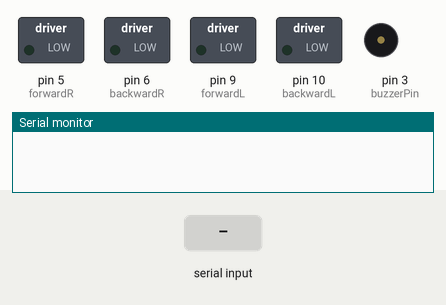
Recording of a sketch running on a simulated Arduino Uno, built with avr-gcc and run on an emulated ATmega328P. Parts: switched loads named in the sketch (green lamp = pin HIGH), buzzer (waves = sounding), the last lines printed to the serial monitor. Inputs (shaded band) come from the test bench.

Above: at 1.2 s.
1.3 s: "1" received over the second serial link
At 2.3 s:
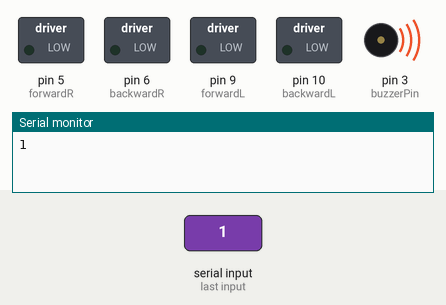
2.8 s: "u" received over the second serial link
4.3 s: "d" received over the second serial link
Timing chart, 0 to 7.3 s (numbered marks = the images above; inputs shaded):
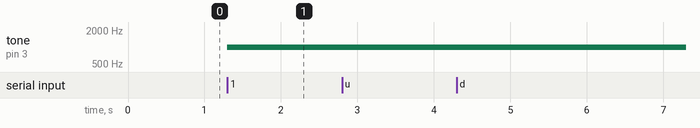

The sketch:

car_nano.ino
```cpp
#include <SoftwareSerial.h>

SoftwareSerial mySerial(8,7); // HC-05 RX and TX pins
char data; // initializes variable for data incoming from the controller

//defines all motor pins
#define forwardR 5
#define backwardR 6
#define backwardL 10
#define forwardL 9

int motorSpeed; // initializes motorSpeed variable

int buzzerPin = 3 ; // buzzer pin

void setup() {
 mySerial.begin(9600); // starts communication with the HC-05 (bluetooth module)
 Serial.begin(9600); // begins serial monitor

 // initalizes all the pins for the motors and buzzer
 pinMode(forwardR, OUTPUT);
 pinMode(backwardR, OUTPUT);
 pinMode(backwardL, OUTPUT);
 pinMode(forwardL, OUTPUT);
 pinMode(buzzerPin, OUTPUT);
 digitalWrite(forwardR, LOW);
 digitalWrite(backwardR, LOW);
 digitalWrite(backwardL, LOW);
 digitalWrite(forwardL, LOW);
}


void loop() {
 // checks if communication is available
 if(mySerial.available()>0) {
   data = mySerial.read(); // stores the data it receives from the controller in the variable
   Serial.println(data);
 }

 // sets the motor speed corresponding to what the controller tells it
 if (data == '2') {
   motorSpeed = 75;
 } else if (data == '3') {
   motorSpeed = 120;
 } else if (data == '4') {
   motorSpeed = 165;
 } else if (data == '5') {
   motorSpeed = 210;
 } else if (data == '6') {
   motorSpeed = 255;
 }

 // moves the car using the motor controller depending on what the controller tells it
 if (data == 'u') {
   digitalWrite(forwardR, motorSpeed);
   digitalWrite(forwardL, motorSpeed);
 } else if (data == 'd'){
   digitalWrite(backwardR, motorSpeed);
   digitalWrite(backwardL, motorSpeed);
 } else if (data == 'r') {
   digitalWrite(forwardL, motorSpeed);
   digitalWrite(backwardR, motorSpeed);
 } else if (data == 'l') {
   digitalWrite(forwardR, motorSpeed);
   digitalWrite(backwardL, motorSpeed);
 }
 digitalWrite(forwardR, LOW);
 digitalWrite(backwardR, LOW);
 digitalWrite(backwardL, LOW);
 digitalWrite(forwardL, LOW);

 // plays the buzzer as a horn if the button on the joystick is pressed from the controller
 if (data == '1') {
   tone(buzzerPin, 1000);
 } else if (data == '0') {
   noTone(buzzerPin);
 }

 data = 'Nothing'; // resets the data variable to nothing
}
```

Measured:
- after the input at 1.3 s, tone on pin 3 (buzzerPin): silent → 1000 Hz at once
